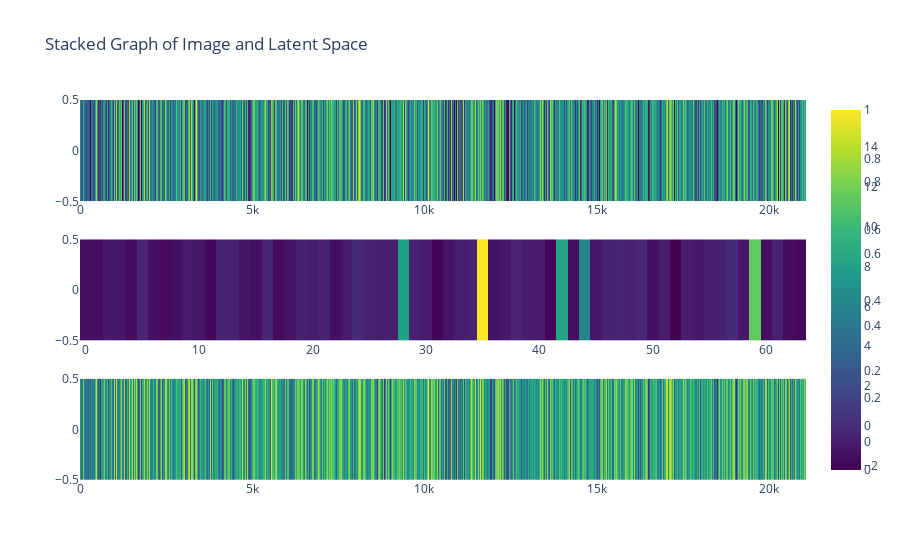

This figure's notebook cell:
### Markdown cell above
### some diagnosis

### Code cell
importlib.reload(visualisation) # to allow modification of the script without restarting the whole session
visualisation.plot_single_obs_processing(x_train, autoencoder)

### Figure 1 — Plotly figure (JSON) as saved in the notebook; plotly's stock layout.template omitted (floating-point values rounded to 4 significant figures; data arrays with more than 128 entries replaced by an {"elided": "..."} marker saying what was removed)
{"data": [{"colorscale": [[0, "#440154"], [0.1111, "#482878"], [0.2222, "#3e4989"], [0.3333, "#31688e"], [0.4444, "#26828e"], [0.5556, "#1f9e89"], [0.6667, "#35b779"], [0.7778, "#6ece58"], [0.8889, "#b5de2b"], [1, "#fde725"]], "type": "heatmap", "xaxis": "x", "yaxis": "y", "z": {"elided": "1x21080 float values"}}, {"colorscale": [[0, "#440154"], [0.1111, "#482878"], [0.2222, "#3e4989"], [0.3333, "#31688e"], [0.4444, "#26828e"], [0.5556, "#1f9e89"], [0.6667, "#35b779"], [0.7778, "#6ece58"], [0.8889, "#b5de2b"], [1, "#fde725"]], "type": "heatmap", "xaxis": "x2", "yaxis": "y2", "z": [[-1.448, -1.55, -0.9693, -1.011, -1.708, -0.3711, -1.458, -1.766, -1.483, -0.9072, -1.147, -1.799, -0.4571, -0.561, -1.195, -1.453, -0.3104, -1.695, -1.226, -0.5859, -0.818, -0.5514, -1.484, -0.9194, -0.2, -0.526, -0.7019, -0.6237, 8.014, -0.6159, -0.8812, -1.978, -1.235, -0.6997, -0.5008, 15.87, -1.295, -1.031, -0.326, -0.7147, -0.9498, -2.031, 8.395, -1.422, 6.146, -1.003, -0.4472, -0.4007, -0.5584, -0.1221, -1.49, -0.7567, -2.213, -0.7909, -1.049, -0.6189, -0.5792, -0.1854, -1.116, 11.37, -1.452, -0.4901, -1.666, -1.803]]}, {"colorscale": [[0, "#440154"], [0.1111, "#482878"], [0.2222, "#3e4989"], [0.3333, "#31688e"], [0.4444, "#26828e"], [0.5556, "#1f9e89"], [0.6667, "#35b779"], [0.7778, "#6ece58"], [0.8889, "#b5de2b"], [1, "#fde725"]], "type": "heatmap", "xaxis": "x3", "yaxis": "y3", "z": {"elided": "1x21080 float values"}}], "layout": {"showlegend": false, "title": {"text": "Stacked Graph of Image and Latent Space"}, "xaxis": {"anchor": "y", "domain": [0, 1]}, "xaxis2": {"anchor": "y2", "domain": [0, 1]}, "xaxis3": {"anchor": "y3", "domain": [0, 1]}, "yaxis": {"anchor": "x", "domain": [0.7333, 1]}, "yaxis2": {"anchor": "x2", "domain": [0.3667, 0.6333]}, "yaxis3": {"anchor": "x3", "domain": [0, 0.2667]}}}
